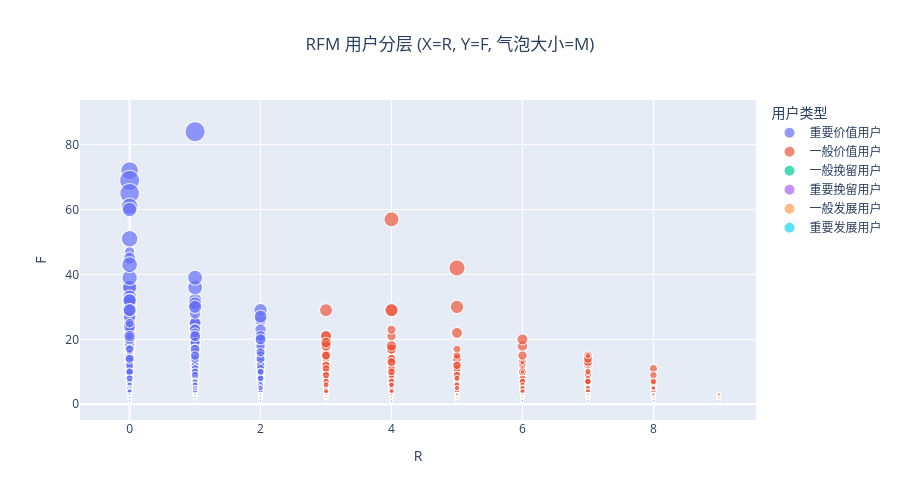
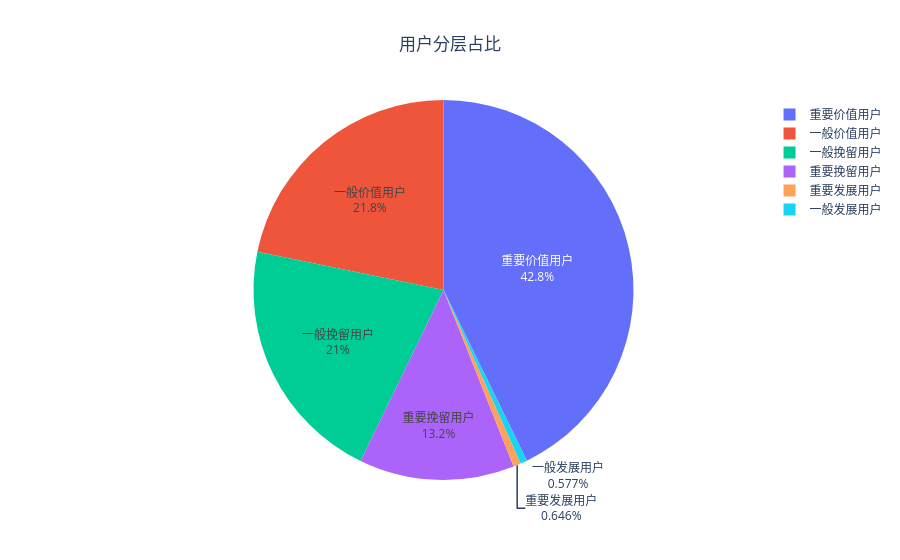

Notebook code cell kept with these figures, in order:
### Code cell
fig1 = px.scatter(rfm, x='R', y='F', size='M', color='用户类型',
                  title='RFM 用户分层 (X=R, Y=F, 气泡大小=M)',
                  hover_data=['M'])
fig1.update_layout(title_x=0.5, height=500)

type_counts = rfm['用户类型'].value_counts().reset_index()
type_counts.columns = ['用户类型', '人数']
fig2 = px.pie(type_counts, values='人数', names='用户类型', title='用户分层占比')
fig2.update_traces(textinfo='percent+label')
fig2.update_layout(title_x=0.5)

fig1.show()
fig2.show()

### Figure 1 — Plotly figure (JSON) as saved in the notebook; plotly's stock layout.template omitted (floating-point values rounded to 4 significant figures; data arrays with more than 128 entries replaced by an {"elided": "..."} marker saying what was removed)
{"data": [{"customdata": {"elided": "14234x1 int values"}, "hovertemplate": "用户类型=重要价值用户<br>R=%{x}<br>F=%{y}<br>M=%{customdata[0]}<extra></extra>", "legendgroup": "重要价值用户", "marker": {"color": "#636efa", "size": {"elided": "14234 int values"}, "sizemode": "area", "sizeref": 0.165, "symbol": "circle"}, "mode": "markers", "name": "重要价值用户", "showlegend": true, "type": "scattergl", "x": {"elided": "14234 int values"}, "xaxis": "x", "y": {"elided": "14234 int values"}, "yaxis": "y"}, {"customdata": {"elided": "7251x1 int values"}, "hovertemplate": "用户类型=一般价值用户<br>R=%{x}<br>F=%{y}<br>M=%{customdata[0]}<extra></extra>", "legendgroup": "一般价值用户", "marker": {"color": "#EF553B", "size": {"elided": "7251 int values"}, "sizemode": "area", "sizeref": 0.165, "symbol": "circle"}, "mode": "markers", "name": "一般价值用户", "showlegend": true, "type": "scattergl", "x": {"elided": "7251 int values"}, "xaxis": "x", "y": {"elided": "7251 int values"}, "yaxis": "y"}, {"customdata": {"elided": "6999x1 int values"}, "hovertemplate": "用户类型=一般挽留用户<br>R=%{x}<br>F=%{y}<br>M=%{customdata[0]}<extra></extra>", "legendgroup": "一般挽留用户", "marker": {"color": "#00cc96", "size": {"elided": "6999 int values"}, "sizemode": "area", "sizeref": 0.165, "symbol": "circle"}, "mode": "markers", "name": "一般挽留用户", "showlegend": true, "type": "scattergl", "x": {"elided": "6999 int values"}, "xaxis": "x", "y": {"elided": "6999 int values"}, "yaxis": "y"}, {"customdata": {"elided": "4395x1 int values"}, "hovertemplate": "用户类型=重要挽留用户<br>R=%{x}<br>F=%{y}<br>M=%{customdata[0]}<extra></extra>", "legendgroup": "重要挽留用户", "marker": {"color": "#ab63fa", "size": {"elided": "4395 int values"}, "sizemode": "area", "sizeref": 0.165, "symbol": "circle"}, "mode": "markers", "name": "重要挽留用户", "showlegend": true, "type": "scattergl", "x": {"elided": "4395 int values"}, "xaxis": "x", "y": {"elided": "4395 int values"}, "yaxis": "y"}, {"customdata": {"elided": "192x1 int values"}, "hovertemplate": "用户类型=一般发展用户<br>R=%{x}<br>F=%{y}<br>M=%{customdata[0]}<extra></extra>", "legendgroup": "一般发展用户", "marker": {"color": "#FFA15A", "size": {"elided": "192 int values"}, "sizemode": "area", "sizeref": 0.165, "symbol": "circle"}, "mode": "markers", "name": "一般发展用户", "showlegend": true, "type": "scattergl", "x": {"elided": "192 int values"}, "xaxis": "x", "y": {"elided": "192 int values"}, "yaxis": "y"}, {"customdata": {"elided": "215x1 int values"}, "hovertemplate": "用户类型=重要发展用户<br>R=%{x}<br>F=%{y}<br>M=%{customdata[0]}<extra></extra>", "legendgroup": "重要发展用户", "marker": {"color": "#19d3f3", "size": {"elided": "215 int values"}, "sizemode": "area", "sizeref": 0.165, "symbol": "circle"}, "mode": "markers", "name": "重要发展用户", "showlegend": true, "type": "scattergl", "x": {"elided": "215 int values"}, "xaxis": "x", "y": {"elided": "215 int values"}, "yaxis": "y"}], "layout": {"height": 500, "legend": {"itemsizing": "constant", "title": {"text": "用户类型"}, "tracegroupgap": 0}, "title": {"text": "RFM 用户分层 (X=R, Y=F, 气泡大小=M)", "x": 0.5}, "xaxis": {"anchor": "y", "domain": [0, 1], "title": {"text": "R"}}, "yaxis": {"anchor": "x", "domain": [0, 1], "title": {"text": "F"}}}}

### Figure 2 — Plotly figure (JSON) as saved in the notebook; plotly's stock layout.template omitted (floating-point values rounded to 4 significant figures)
{"data": [{"domain": {"x": [0, 1], "y": [0, 1]}, "hovertemplate": "用户类型=%{label}<br>人数=%{value}<extra></extra>", "labels": ["重要价值用户", "一般价值用户", "一般挽留用户", "重要挽留用户", "重要发展用户", "一般发展用户"], "legendgroup": "", "name": "", "showlegend": true, "textinfo": "percent+label", "type": "pie", "values": [14234, 7251, 6999, 4395, 215, 192]}], "layout": {"legend": {"tracegroupgap": 0}, "title": {"text": "用户分层占比", "x": 0.5}}}
